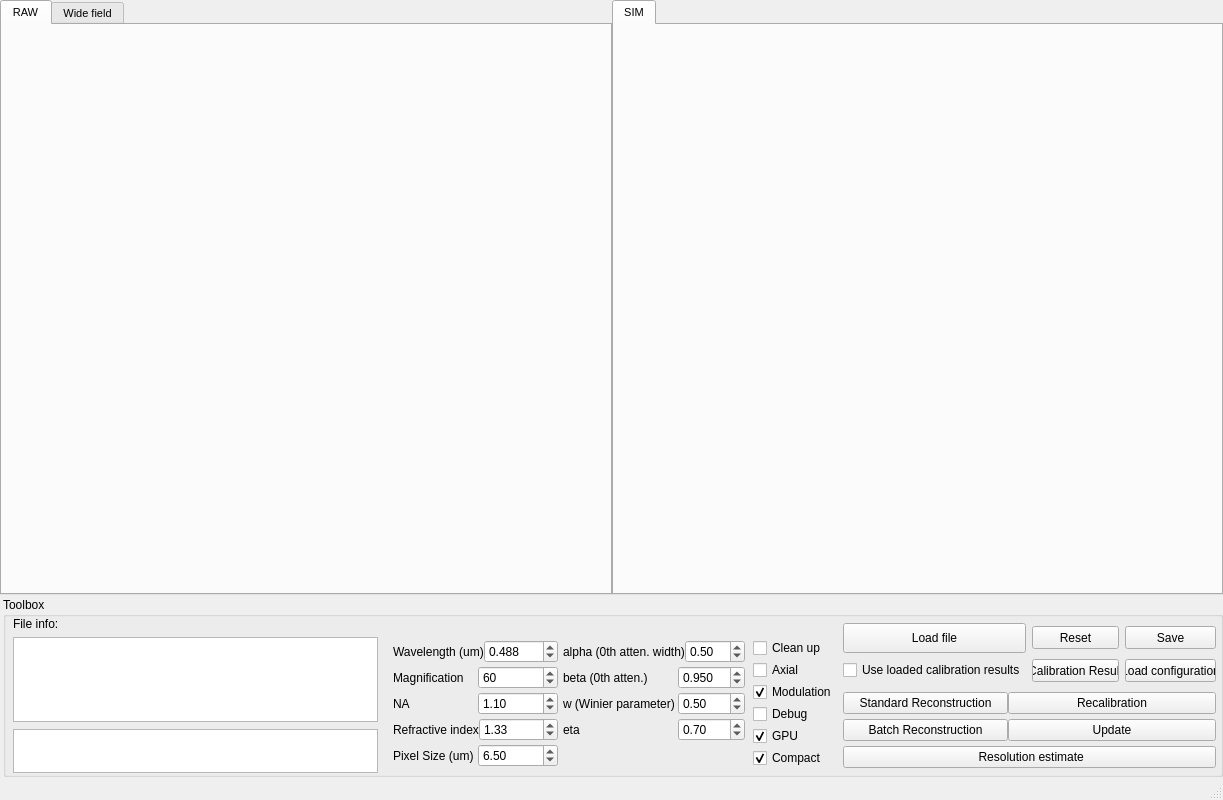
<?xml version="1.0" encoding="UTF-8"?>
<ui version="4.0">
 <class>MainWindow</class>
 <widget class="QMainWindow" name="MainWindow">
  <property name="geometry">
   <rect>
    <x>0</x>
    <y>0</y>
    <width>1223</width>
    <height>800</height>
   </rect>
  </property>
  <property name="minimumSize">
   <size>
    <width>1200</width>
    <height>800</height>
   </size>
  </property>
  <property name="windowTitle">
   <string>MainWindow</string>
  </property>
  <widget class="QWidget" name="centralwidget">
   <layout class="QGridLayout" name="gridLayout">
    <property name="leftMargin">
     <number>0</number>
    </property>
    <property name="topMargin">
     <number>0</number>
    </property>
    <property name="rightMargin">
     <number>0</number>
    </property>
    <property name="bottomMargin">
     <number>1</number>
    </property>
    <property name="horizontalSpacing">
     <number>3</number>
    </property>
    <property name="verticalSpacing">
     <number>2</number>
    </property>
    <item row="1" column="1">
     <widget class="QGroupBox" name="TestGroup">
      <property name="sizePolicy">
       <sizepolicy hsizetype="MinimumExpanding" vsizetype="Preferred">
        <horstretch>0</horstretch>
        <verstretch>0</verstretch>
       </sizepolicy>
      </property>
      <property name="minimumSize">
       <size>
        <width>50</width>
        <height>180</height>
       </size>
      </property>
      <property name="title">
       <string>Toolbox</string>
      </property>
      <widget class="QWidget" name="layoutWidget">
       <property name="geometry">
        <rect>
         <x>840</x>
         <y>90</y>
         <width>373</width>
         <height>89</height>
        </rect>
       </property>
       <layout class="QVBoxLayout" name="verticalLayout_3">
        <property name="spacing">
         <number>0</number>
        </property>
        <item>
         <layout class="QHBoxLayout" name="horizontalLayout_16">
          <item>
           <widget class="QPushButton" name="standardSimuButton">
            <property name="minimumSize">
             <size>
              <width>165</width>
              <height>20</height>
             </size>
            </property>
            <property name="maximumSize">
             <size>
              <width>165</width>
              <height>16777215</height>
             </size>
            </property>
            <property name="text">
             <string>Standard Reconstruction</string>
            </property>
           </widget>
          </item>
          <item>
           <widget class="QPushButton" name="standardSimuUpdate">
            <property name="text">
             <string>Recalibration</string>
            </property>
           </widget>
          </item>
         </layout>
        </item>
        <item>
         <layout class="QHBoxLayout" name="horizontalLayout_17">
          <item>
           <widget class="QPushButton" name="batchSimuButton">
            <property name="minimumSize">
             <size>
              <width>165</width>
              <height>20</height>
             </size>
            </property>
            <property name="maximumSize">
             <size>
              <width>165</width>
              <height>16777215</height>
             </size>
            </property>
            <property name="text">
             <string>Batch Reconstruction</string>
            </property>
           </widget>
          </item>
          <item>
           <widget class="QPushButton" name="batchSimuUpdate">
            <property name="text">
             <string>Update</string>
            </property>
           </widget>
          </item>
         </layout>
        </item>
        <item>
         <layout class="QHBoxLayout" name="horizontalLayout_18">
          <item>
           <widget class="QPushButton" name="resolutionEstimateButton">
            <property name="text">
             <string> Resolution estimate</string>
            </property>
           </widget>
          </item>
         </layout>
        </item>
       </layout>
      </widget>
      <widget class="QWidget" name="layoutWidget">
       <property name="geometry">
        <rect>
         <x>840</x>
         <y>26</y>
         <width>373</width>
         <height>61</height>
        </rect>
       </property>
       <layout class="QGridLayout" name="gridLayout_3">
        <item row="0" column="0">
         <widget class="QPushButton" name="loadFileButton">
          <property name="minimumSize">
           <size>
            <width>160</width>
            <height>30</height>
           </size>
          </property>
          <property name="text">
           <string>Load file</string>
          </property>
         </widget>
        </item>
        <item row="0" column="1">
         <widget class="QPushButton" name="resetMeasureButton">
          <property name="sizePolicy">
           <sizepolicy hsizetype="Minimum" vsizetype="Minimum">
            <horstretch>0</horstretch>
            <verstretch>0</verstretch>
           </sizepolicy>
          </property>
          <property name="minimumSize">
           <size>
            <width>70</width>
            <height>20</height>
           </size>
          </property>
          <property name="maximumSize">
           <size>
            <width>16777215</width>
            <height>23</height>
           </size>
          </property>
          <property name="text">
           <string>Reset</string>
          </property>
         </widget>
        </item>
        <item row="0" column="2">
         <widget class="QPushButton" name="calibrationSave">
          <property name="sizePolicy">
           <sizepolicy hsizetype="Minimum" vsizetype="Minimum">
            <horstretch>0</horstretch>
            <verstretch>0</verstretch>
           </sizepolicy>
          </property>
          <property name="minimumSize">
           <size>
            <width>70</width>
            <height>20</height>
           </size>
          </property>
          <property name="maximumSize">
           <size>
            <width>16777215</width>
            <height>23</height>
           </size>
          </property>
          <property name="text">
           <string>Save</string>
          </property>
         </widget>
        </item>
        <item row="1" column="0">
         <layout class="QHBoxLayout" name="horizontalLayout_13">
          <item>
           <widget class="QCheckBox" name="useLoadedResultsCheck">
            <property name="sizePolicy">
             <sizepolicy hsizetype="Minimum" vsizetype="Fixed">
              <horstretch>0</horstretch>
              <verstretch>1</verstretch>
             </sizepolicy>
            </property>
            <property name="layoutDirection">
             <enum>Qt::LeftToRight</enum>
            </property>
            <property name="autoFillBackground">
             <bool>false</bool>
            </property>
            <property name="text">
             <string>Use loaded calibration results</string>
            </property>
           </widget>
          </item>
         </layout>
        </item>
        <item row="1" column="1">
         <widget class="QPushButton" name="calibrationResult">
          <property name="sizePolicy">
           <sizepolicy hsizetype="Minimum" vsizetype="Minimum">
            <horstretch>0</horstretch>
            <verstretch>0</verstretch>
           </sizepolicy>
          </property>
          <property name="minimumSize">
           <size>
            <width>70</width>
            <height>23</height>
           </size>
          </property>
          <property name="maximumSize">
           <size>
            <width>16777215</width>
            <height>23</height>
           </size>
          </property>
          <property name="text">
           <string>Calibration Result</string>
          </property>
         </widget>
        </item>
        <item row="1" column="2">
         <widget class="QPushButton" name="calibrationLoad">
          <property name="sizePolicy">
           <sizepolicy hsizetype="Minimum" vsizetype="Minimum">
            <horstretch>0</horstretch>
            <verstretch>0</verstretch>
           </sizepolicy>
          </property>
          <property name="minimumSize">
           <size>
            <width>70</width>
            <height>23</height>
           </size>
          </property>
          <property name="maximumSize">
           <size>
            <width>16777215</width>
            <height>23</height>
           </size>
          </property>
          <property name="text">
           <string>Load configuration</string>
          </property>
         </widget>
        </item>
       </layout>
      </widget>
      <widget class="QWidget" name="layoutWidget">
       <property name="geometry">
        <rect>
         <x>390</x>
         <y>40</y>
         <width>165</width>
         <height>136</height>
        </rect>
       </property>
       <layout class="QVBoxLayout" name="verticalLayout">
        <property name="spacing">
         <number>0</number>
        </property>
        <item>
         <layout class="QHBoxLayout" name="horizontalLayout_6">
          <item>
           <widget class="QLabel" name="label_9">
            <property name="minimumSize">
             <size>
              <width>85</width>
              <height>0</height>
             </size>
            </property>
            <property name="text">
             <string>Wavelength (um)</string>
            </property>
           </widget>
          </item>
          <item>
           <widget class="QDoubleSpinBox" name="wavelengthValue">
            <property name="minimumSize">
             <size>
              <width>70</width>
              <height>0</height>
             </size>
            </property>
            <property name="readOnly">
             <bool>false</bool>
            </property>
            <property name="decimals">
             <number>3</number>
            </property>
            <property name="maximum">
             <double>2.000000000000000</double>
            </property>
            <property name="value">
             <double>0.488000000000000</double>
            </property>
           </widget>
          </item>
         </layout>
        </item>
        <item>
         <layout class="QHBoxLayout" name="horizontalLayout_3">
          <item>
           <widget class="QLabel" name="label_7">
            <property name="minimumSize">
             <size>
              <width>85</width>
              <height>0</height>
             </size>
            </property>
            <property name="text">
             <string>Magnification</string>
            </property>
           </widget>
          </item>
          <item>
           <widget class="QSpinBox" name="magnificationValue">
            <property name="minimumSize">
             <size>
              <width>70</width>
              <height>0</height>
             </size>
            </property>
            <property name="value">
             <number>60</number>
            </property>
           </widget>
          </item>
         </layout>
        </item>
        <item>
         <layout class="QHBoxLayout" name="horizontalLayout_4">
          <item>
           <widget class="QLabel" name="label_8">
            <property name="minimumSize">
             <size>
              <width>85</width>
              <height>0</height>
             </size>
            </property>
            <property name="text">
             <string>NA</string>
            </property>
           </widget>
          </item>
          <item>
           <widget class="QDoubleSpinBox" name="naValue">
            <property name="minimumSize">
             <size>
              <width>70</width>
              <height>0</height>
             </size>
            </property>
            <property name="maximum">
             <double>1.500000000000000</double>
            </property>
            <property name="value">
             <double>1.100000000000000</double>
            </property>
           </widget>
          </item>
         </layout>
        </item>
        <item>
         <layout class="QHBoxLayout" name="horizontalLayout_5">
          <item>
           <widget class="QLabel" name="label_10">
            <property name="minimumSize">
             <size>
              <width>85</width>
              <height>0</height>
             </size>
            </property>
            <property name="text">
             <string>Refractive index</string>
            </property>
           </widget>
          </item>
          <item>
           <widget class="QDoubleSpinBox" name="nValue">
            <property name="minimumSize">
             <size>
              <width>70</width>
              <height>0</height>
             </size>
            </property>
            <property name="maximum">
             <double>2.000000000000000</double>
            </property>
            <property name="value">
             <double>1.330000000000000</double>
            </property>
           </widget>
          </item>
         </layout>
        </item>
        <item>
         <layout class="QHBoxLayout" name="horizontalLayout_7">
          <item>
           <widget class="QLabel" name="label_6">
            <property name="minimumSize">
             <size>
              <width>85</width>
              <height>0</height>
             </size>
            </property>
            <property name="text">
             <string>Pixel Size (um)</string>
            </property>
           </widget>
          </item>
          <item>
           <widget class="QDoubleSpinBox" name="pixelsizeValue">
            <property name="minimumSize">
             <size>
              <width>70</width>
              <height>0</height>
             </size>
            </property>
            <property name="value">
             <double>6.500000000000000</double>
            </property>
           </widget>
          </item>
         </layout>
        </item>
       </layout>
      </widget>
      <widget class="QWidget" name="layoutWidget">
       <property name="geometry">
        <rect>
         <x>560</x>
         <y>40</y>
         <width>182</width>
         <height>108</height>
        </rect>
       </property>
       <layout class="QVBoxLayout" name="verticalLayout_5">
        <property name="spacing">
         <number>0</number>
        </property>
        <item>
         <layout class="QHBoxLayout" name="horizontalLayout_8">
          <item>
           <widget class="QLabel" name="label_11">
            <property name="minimumSize">
             <size>
              <width>115</width>
              <height>0</height>
             </size>
            </property>
            <property name="text">
             <string>alpha (0th atten. width)</string>
            </property>
           </widget>
          </item>
          <item>
           <widget class="QDoubleSpinBox" name="alphaValue">
            <property name="maximum">
             <double>1.500000000000000</double>
            </property>
            <property name="singleStep">
             <double>0.100000000000000</double>
            </property>
            <property name="value">
             <double>0.500000000000000</double>
            </property>
           </widget>
          </item>
         </layout>
        </item>
        <item>
         <layout class="QHBoxLayout" name="horizontalLayout_9">
          <item>
           <widget class="QLabel" name="label_12">
            <property name="minimumSize">
             <size>
              <width>115</width>
              <height>0</height>
             </size>
            </property>
            <property name="text">
             <string>beta (0th atten.)</string>
            </property>
           </widget>
          </item>
          <item>
           <widget class="QDoubleSpinBox" name="betaValue">
            <property name="decimals">
             <number>3</number>
            </property>
            <property name="maximum">
             <double>1.500000000000000</double>
            </property>
            <property name="singleStep">
             <double>0.010000000000000</double>
            </property>
            <property name="value">
             <double>0.950000000000000</double>
            </property>
           </widget>
          </item>
         </layout>
        </item>
        <item>
         <layout class="QHBoxLayout" name="horizontalLayout_10">
          <item>
           <widget class="QLabel" name="label_13">
            <property name="minimumSize">
             <size>
              <width>115</width>
              <height>0</height>
             </size>
            </property>
            <property name="text">
             <string>w (Winier parameter)</string>
            </property>
           </widget>
          </item>
          <item>
           <widget class="QDoubleSpinBox" name="wValue">
            <property name="maximum">
             <double>10.000000000000000</double>
            </property>
            <property name="singleStep">
             <double>0.100000000000000</double>
            </property>
            <property name="value">
             <double>0.500000000000000</double>
            </property>
           </widget>
          </item>
         </layout>
        </item>
        <item>
         <layout class="QHBoxLayout" name="horizontalLayout_11">
          <item>
           <widget class="QLabel" name="label_14">
            <property name="minimumSize">
             <size>
              <width>115</width>
              <height>0</height>
             </size>
            </property>
            <property name="text">
             <string>eta</string>
            </property>
           </widget>
          </item>
          <item>
           <widget class="QDoubleSpinBox" name="etaValue">
            <property name="maximum">
             <double>1.500000000000000</double>
            </property>
            <property name="singleStep">
             <double>0.010000000000000</double>
            </property>
            <property name="value">
             <double>0.700000000000000</double>
            </property>
           </widget>
          </item>
         </layout>
        </item>
       </layout>
      </widget>
      <widget class="QWidget" name="layoutWidget">
       <property name="geometry">
        <rect>
         <x>750</x>
         <y>40</y>
         <width>82</width>
         <height>134</height>
        </rect>
       </property>
       <layout class="QVBoxLayout" name="verticalLayout_6">
        <property name="spacing">
         <number>1</number>
        </property>
        <property name="sizeConstraint">
         <enum>QLayout::SetMinimumSize</enum>
        </property>
        <item>
         <widget class="QCheckBox" name="cleanupCheck">
          <property name="minimumSize">
           <size>
            <width>80</width>
            <height>0</height>
           </size>
          </property>
          <property name="text">
           <string>Clean up</string>
          </property>
         </widget>
        </item>
        <item>
         <widget class="QCheckBox" name="axialCheck">
          <property name="minimumSize">
           <size>
            <width>80</width>
            <height>0</height>
           </size>
          </property>
          <property name="text">
           <string>Axial</string>
          </property>
         </widget>
        </item>
        <item>
         <widget class="QCheckBox" name="usemodulationCheck">
          <property name="minimumSize">
           <size>
            <width>80</width>
            <height>0</height>
           </size>
          </property>
          <property name="text">
           <string>Modulation</string>
          </property>
          <property name="checked">
           <bool>true</bool>
          </property>
         </widget>
        </item>
        <item>
         <widget class="QCheckBox" name="debugCheck">
          <property name="minimumSize">
           <size>
            <width>80</width>
            <height>0</height>
           </size>
          </property>
          <property name="text">
           <string>Debug</string>
          </property>
         </widget>
        </item>
        <item>
         <widget class="QCheckBox" name="gpuCheck">
          <property name="minimumSize">
           <size>
            <width>80</width>
            <height>0</height>
           </size>
          </property>
          <property name="text">
           <string>GPU</string>
          </property>
          <property name="checkable">
           <bool>true</bool>
          </property>
          <property name="checked">
           <bool>true</bool>
          </property>
          <property name="tristate">
           <bool>false</bool>
          </property>
         </widget>
        </item>
        <item>
         <widget class="QCheckBox" name="compactCheck">
          <property name="text">
           <string>Compact</string>
          </property>
          <property name="checked">
           <bool>true</bool>
          </property>
         </widget>
        </item>
       </layout>
      </widget>
      <widget class="QTextBrowser" name="fileInfo">
       <property name="geometry">
        <rect>
         <x>10</x>
         <y>40</y>
         <width>365</width>
         <height>85</height>
        </rect>
       </property>
      </widget>
      <widget class="QLabel" name="label">
       <property name="geometry">
        <rect>
         <x>10</x>
         <y>20</y>
         <width>47</width>
         <height>13</height>
        </rect>
       </property>
       <property name="text">
        <string>File info:</string>
       </property>
      </widget>
      <widget class="QTextEdit" name="resolutionEstimation">
       <property name="geometry">
        <rect>
         <x>10</x>
         <y>132</y>
         <width>365</width>
         <height>44</height>
        </rect>
       </property>
      </widget>
     </widget>
    </item>
    <item row="0" column="0" colspan="2">
     <layout class="QHBoxLayout" name="horizontalLayout">
      <item>
       <widget class="QTabWidget" name="imgStreamTabW">
        <property name="font">
         <font>
          <pointsize>8</pointsize>
         </font>
        </property>
        <property name="currentIndex">
         <number>0</number>
        </property>
        <widget class="QWidget" name="imgStreamTab">
         <attribute name="title">
          <string>RAW</string>
         </attribute>
         <layout class="QGridLayout" name="gridLayout_8">
          <item row="0" column="0">
           <layout class="QGridLayout" name="rawImageLayout"/>
          </item>
         </layout>
        </widget>
        <widget class="QWidget" name="tab">
         <attribute name="title">
          <string>Wide field</string>
         </attribute>
         <layout class="QGridLayout" name="gridLayout_4">
          <item row="0" column="0">
           <layout class="QGridLayout" name="wfImageLayout"/>
          </item>
         </layout>
        </widget>
       </widget>
      </item>
      <item>
       <widget class="QTabWidget" name="imgCaptured_2">
        <property name="enabled">
         <bool>true</bool>
        </property>
        <property name="font">
         <font>
          <pointsize>8</pointsize>
         </font>
        </property>
        <property name="currentIndex">
         <number>0</number>
        </property>
        <widget class="QWidget" name="imgReconstructedTab">
         <attribute name="title">
          <string>SIM</string>
         </attribute>
         <layout class="QGridLayout" name="gridLayout_2">
          <item row="0" column="0">
           <layout class="QGridLayout" name="simImageLayout"/>
          </item>
         </layout>
        </widget>
       </widget>
      </item>
     </layout>
    </item>
   </layout>
  </widget>
  <widget class="QStatusBar" name="statusbar"/>
 </widget>
 <resources/>
 <connections/>
</ui>
